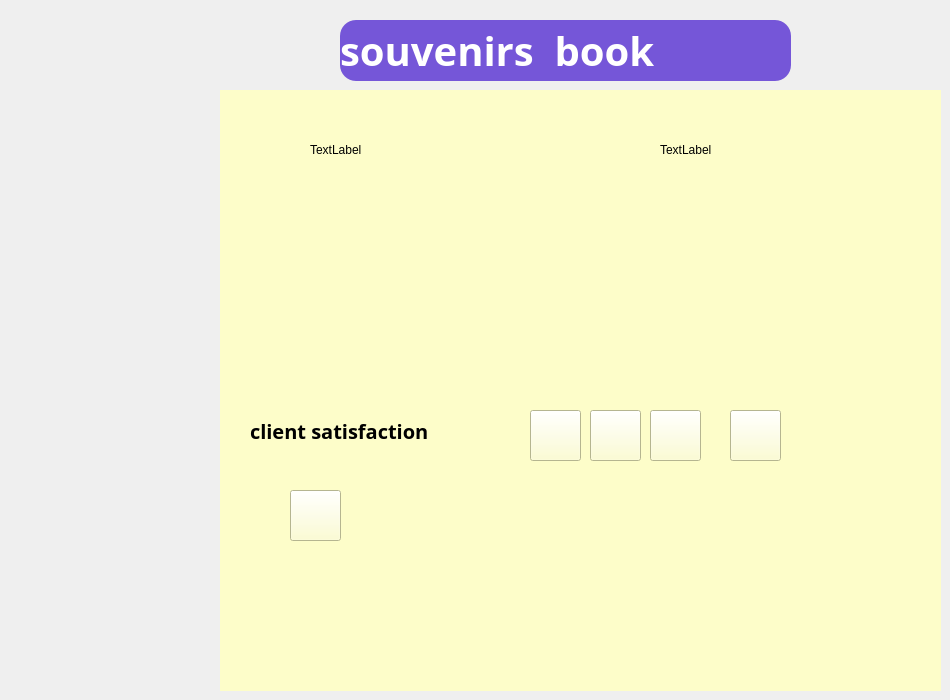
    <widget class="QWidget" name="page_13">
     <widget class="QLabel" name="title_label_18">
      <property name="geometry">
       <rect>
        <x>340</x>
        <y>20</y>
        <width>451</width>
        <height>61</height>
       </rect>
      </property>
      <property name="font">
       <font>
        <family>Script MT Bold</family>
        <pointsize>30</pointsize>
        <bold>true</bold>
       </font>
      </property>
      <property name="styleSheet">
       <string notr="true">background-color:#7556d8;
border-radius:16px;
color:white;</string>
      </property>
      <property name="text">
       <string>souvenirs  book</string>
      </property>
     </widget>
     <widget class="QStackedWidget" name="stackedWidget_3">
      <property name="geometry">
       <rect>
        <x>220</x>
        <y>90</y>
        <width>721</width>
        <height>601</height>
       </rect>
      </property>
      <property name="styleSheet">
       <string notr="true">background-color: rgb(253, 253, 201);</string>
      </property>
      <widget class="QWidget" name="page_14">
       <widget class="QLabel" name="label_149">
        <property name="geometry">
         <rect>
          <x>490</x>
          <y>80</y>
          <width>131</width>
          <height>141</height>
         </rect>
        </property>
        <property name="text">
         <string/>
        </property>
        <property name="pixmap">
         <pixmap>../Users/sboui/Pictures/4211763.png</pixmap>
        </property>
        <property name="scaledContents">
         <bool>true</bool>
        </property>
       </widget>
       <widget class="QLabel" name="label_150">
        <property name="geometry">
         <rect>
          <x>120</x>
          <y>90</y>
          <width>191</width>
          <height>121</height>
         </rect>
        </property>
        <property name="text">
         <string/>
        </property>
        <property name="pixmap">
         <pixmap>../Users/sboui/Pictures/4393677 (1).webp</pixmap>
        </property>
        <property name="scaledContents">
         <bool>true</bool>
        </property>
       </widget>
       <widget class="QLabel" name="label_151">
        <property name="geometry">
         <rect>
          <x>30</x>
          <y>320</y>
          <width>271</width>
          <height>41</height>
         </rect>
        </property>
        <property name="font">
         <font>
          <family>Segoe Fluent Icons</family>
          <pointsize>15</pointsize>
          <bold>true</bold>
         </font>
        </property>
        <property name="text">
         <string>client satisfaction</string>
        </property>
       </widget>
       <widget class="QPushButton" name="pushButton_113">
        <property name="geometry">
         <rect>
          <x>70</x>
          <y>400</y>
          <width>51</width>
          <height>51</height>
         </rect>
        </property>
        <property name="text">
         <string/>
        </property>
        <property name="icon">
         <iconset>
          <normaloff>../Users/sboui/Pictures/microphone-vector-icon-web-design-260nw-2334535547 (1).webp</normaloff>../Users/sboui/Pictures/microphone-vector-icon-web-design-260nw-2334535547 (1).webp</iconset>
        </property>
        <property name="iconSize">
         <size>
          <width>50</width>
          <height>50</height>
         </size>
        </property>
       </widget>
       <widget class="QPushButton" name="pushButton_114">
        <property name="geometry">
         <rect>
          <x>370</x>
          <y>320</y>
          <width>51</width>
          <height>51</height>
         </rect>
        </property>
        <property name="text">
         <string/>
        </property>
        <property name="icon">
         <iconset>
          <normaloff>../Users/sboui/Pictures/images (4).jpeg</normaloff>../Users/sboui/Pictures/images (4).jpeg</iconset>
        </property>
        <property name="iconSize">
         <size>
          <width>50</width>
          <height>50</height>
         </size>
        </property>
       </widget>
       <widget class="QPushButton" name="pushButton_115">
        <property name="geometry">
         <rect>
          <x>510</x>
          <y>320</y>
          <width>51</width>
          <height>51</height>
         </rect>
        </property>
        <property name="text">
         <string/>
        </property>
        <property name="icon">
         <iconset>
          <normaloff>../Users/sboui/Pictures/3541949.png</normaloff>../Users/sboui/Pictures/3541949.png</iconset>
        </property>
        <property name="iconSize">
         <size>
          <width>50</width>
          <height>50</height>
         </size>
        </property>
       </widget>
       <widget class="QPushButton" name="pushButton_116">
        <property name="geometry">
         <rect>
          <x>430</x>
          <y>320</y>
          <width>51</width>
          <height>51</height>
         </rect>
        </property>
        <property name="text">
         <string/>
        </property>
        <property name="icon">
         <iconset>
          <normaloff>../Users/sboui/Pictures/4181163.png</normaloff>../Users/sboui/Pictures/4181163.png</iconset>
        </property>
        <property name="iconSize">
         <size>
          <width>50</width>
          <height>50</height>
         </size>
        </property>
       </widget>
       <widget class="QPushButton" name="pushButton_117">
        <property name="geometry">
         <rect>
          <x>310</x>
          <y>320</y>
          <width>51</width>
          <height>51</height>
         </rect>
        </property>
        <property name="text">
         <string/>
        </property>
        <property name="icon">
         <iconset>
          <normaloff>../Users/sboui/Pictures/images (3).png</normaloff>../Users/sboui/Pictures/images (3).png</iconset>
        </property>
        <property name="iconSize">
         <size>
          <width>50</width>
          <height>50</height>
         </size>
        </property>
       </widget>
       <widget class="QLabel" name="faceDisplayLabel_2">
        <property name="geometry">
         <rect>
          <x>440</x>
          <y>50</y>
          <width>63</width>
          <height>20</height>
         </rect>
        </property>
        <property name="text">
         <string>TextLabel</string>
        </property>
       </widget>
       <widget class="QLabel" name="emotionLabel_2">
        <property name="geometry">
         <rect>
          <x>90</x>
          <y>50</y>
          <width>63</width>
          <height>20</height>
         </rect>
        </property>
        <property name="text">
         <string>TextLabel</string>
        </property>
       </widget>
      </widget>
      <widget class="QWidget" name="page_15"/>
     </widget>
    </widget>
